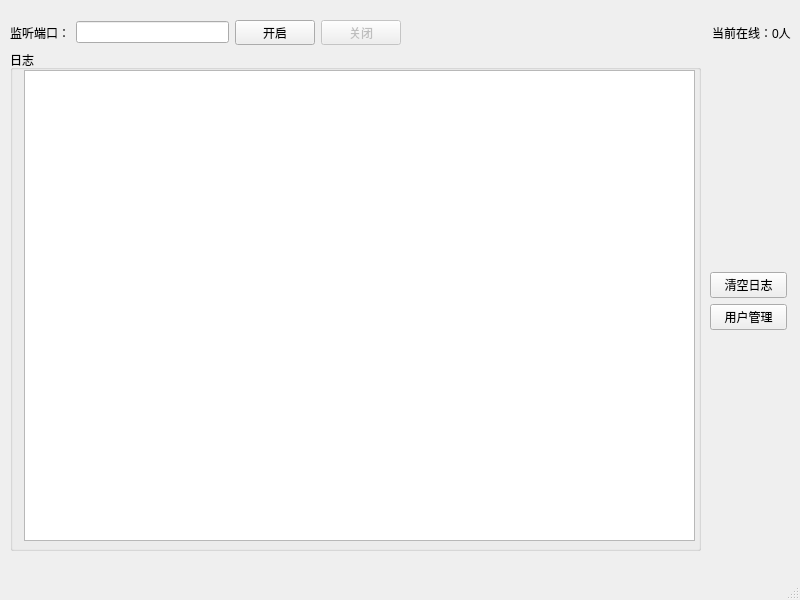
<?xml version="1.0" encoding="UTF-8"?>
<ui version="4.0">
 <class>MainWindow</class>
 <widget class="QMainWindow" name="MainWindow">
  <property name="geometry">
   <rect>
    <x>0</x>
    <y>0</y>
    <width>800</width>
    <height>600</height>
   </rect>
  </property>
  <property name="minimumSize">
   <size>
    <width>800</width>
    <height>600</height>
   </size>
  </property>
  <property name="maximumSize">
   <size>
    <width>800</width>
    <height>600</height>
   </size>
  </property>
  <property name="windowTitle">
   <string>MainWindow</string>
  </property>
  <property name="windowIcon">
   <iconset resource="image.qrc">
    <normaloff>:/image/logo.ico</normaloff>:/image/logo.ico</iconset>
  </property>
  <widget class="QWidget" name="centralwidget">
   <widget class="QGroupBox" name="groupBox">
    <property name="geometry">
     <rect>
      <x>10</x>
      <y>50</y>
      <width>691</width>
      <height>501</height>
     </rect>
    </property>
    <property name="title">
     <string>日志</string>
    </property>
    <widget class="QTextEdit" name="logTextEdit">
     <property name="geometry">
      <rect>
       <x>14</x>
       <y>20</y>
       <width>671</width>
       <height>471</height>
      </rect>
     </property>
     <property name="sizePolicy">
      <sizepolicy hsizetype="Fixed" vsizetype="Fixed">
       <horstretch>0</horstretch>
       <verstretch>0</verstretch>
      </sizepolicy>
     </property>
     <property name="minimumSize">
      <size>
       <width>671</width>
       <height>471</height>
      </size>
     </property>
     <property name="maximumSize">
      <size>
       <width>671</width>
       <height>471</height>
      </size>
     </property>
     <property name="font">
      <font>
       <pointsize>14</pointsize>
      </font>
     </property>
     <property name="readOnly">
      <bool>true</bool>
     </property>
    </widget>
   </widget>
   <widget class="QWidget" name="">
    <property name="geometry">
     <rect>
      <x>10</x>
      <y>20</y>
      <width>781</width>
      <height>25</height>
     </rect>
    </property>
    <layout class="QHBoxLayout" name="horizontalLayout">
     <item>
      <widget class="QLabel" name="listenLabel">
       <property name="text">
        <string>监听端口：</string>
       </property>
      </widget>
     </item>
     <item>
      <widget class="QLineEdit" name="portLineEdit"/>
     </item>
     <item>
      <widget class="QPushButton" name="onPushButton">
       <property name="text">
        <string>开启</string>
       </property>
      </widget>
     </item>
     <item>
      <widget class="QPushButton" name="offPushButton">
       <property name="enabled">
        <bool>false</bool>
       </property>
       <property name="text">
        <string>关闭</string>
       </property>
      </widget>
     </item>
     <item>
      <spacer name="horizontalSpacer">
       <property name="orientation">
        <enum>Qt::Horizontal</enum>
       </property>
       <property name="sizeHint" stdset="0">
        <size>
         <width>80</width>
         <height>20</height>
        </size>
       </property>
      </spacer>
     </item>
     <item>
      <spacer name="horizontalSpacer_2">
       <property name="orientation">
        <enum>Qt::Horizontal</enum>
       </property>
       <property name="sizeHint" stdset="0">
        <size>
         <width>80</width>
         <height>20</height>
        </size>
       </property>
      </spacer>
     </item>
     <item>
      <widget class="QLabel" name="onlineLabel">
       <property name="text">
        <string>当前在线：0人</string>
       </property>
      </widget>
     </item>
    </layout>
   </widget>
   <widget class="QWidget" name="">
    <property name="geometry">
     <rect>
      <x>710</x>
      <y>55</y>
      <width>77</width>
      <height>491</height>
     </rect>
    </property>
    <layout class="QVBoxLayout" name="verticalLayout">
     <item>
      <spacer name="verticalSpacer">
       <property name="orientation">
        <enum>Qt::Vertical</enum>
       </property>
       <property name="sizeHint" stdset="0">
        <size>
         <width>20</width>
         <height>40</height>
        </size>
       </property>
      </spacer>
     </item>
     <item>
      <widget class="QPushButton" name="clearPushButton">
       <property name="text">
        <string>清空日志</string>
       </property>
      </widget>
     </item>
     <item>
      <widget class="QPushButton" name="userPushButton">
       <property name="text">
        <string>用户管理</string>
       </property>
      </widget>
     </item>
     <item>
      <spacer name="verticalSpacer_2">
       <property name="orientation">
        <enum>Qt::Vertical</enum>
       </property>
       <property name="sizeHint" stdset="0">
        <size>
         <width>20</width>
         <height>40</height>
        </size>
       </property>
      </spacer>
     </item>
    </layout>
   </widget>
   <zorder>groupBox</zorder>
   <zorder>listenLabel</zorder>
   <zorder>onlineLabel</zorder>
   <zorder>portLineEdit</zorder>
   <zorder>onPushButton</zorder>
   <zorder>offPushButton</zorder>
   <zorder>clearPushButton</zorder>
   <zorder>userPushButton</zorder>
   <zorder>horizontalSpacer</zorder>
   <zorder>horizontalSpacer_2</zorder>
   <zorder>verticalSpacer</zorder>
   <zorder>verticalSpacer_2</zorder>
  </widget>
  <widget class="QMenuBar" name="menubar">
   <property name="geometry">
    <rect>
     <x>0</x>
     <y>0</y>
     <width>800</width>
     <height>23</height>
    </rect>
   </property>
  </widget>
  <widget class="QStatusBar" name="statusbar"/>
 </widget>
 <resources>
  <include location="image.qrc"/>
 </resources>
 <connections/>
</ui>
